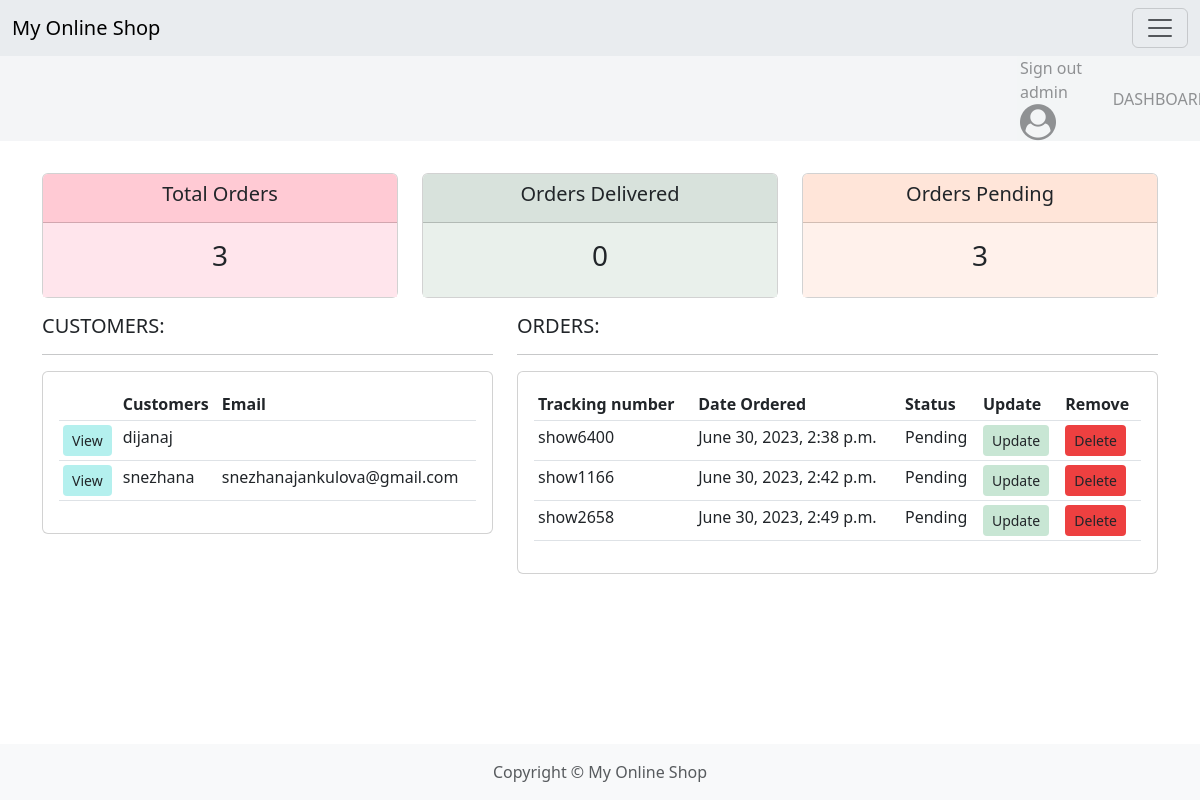
The page /dashboard/ (signed in) on the database its author committed.
### eshop/models.py (models this page shows, shortened)
class Customer(models.Model):
    user = models.OneToOneField(User, on_delete=models.CASCADE, blank=True, null=True)
    date_created = models.DateTimeField(auto_now=True, blank=True, null=True)

class Order(models.Model):
    cart = models.ForeignKey(Cart, on_delete=models.CASCADE, related_name='orders', blank=True, null=True)
    customer = models.ForeignKey(Customer, on_delete=models.CASCADE, blank=True, null=True, related_name="orders")
    order_items = models.ManyToManyField(CartItem, related_name='orders', blank=True, null=True)
    fname = models.CharField(max_length=255, blank=True, null=True)
    lname = models.CharField(max_length=255, blank=True, null=True)
    email = models.CharField(max_length=255, blank=True, null=True)
    phone = models.CharField(max_length=255, blank=True, null=True)
    address = models.TextField(null=True, blank=True)
    city = models.CharField(max_length=255, blank=True, null=True)
    state = models.CharField(max_length=255, blank=True, null=True)
    country = models.CharField(max_length=255, blank=True, null=True)
    pincode = models.CharField(max_length=255, blank=True, null=True)
    status = models.CharField(choices=STATUS, max_length=200, null=True, default="Pending")
    total_price = models.FloatField(null=True, blank=True)
    tracking_no = models.CharField(max_length=255, null=True)
    created_at = models.DateTimeField(auto_now=True)

### eshop/views.py (the view)
# urls.py: path("dashboard/", homeadmin, name="dashboard"),
def homeadmin(request):
    if request.user.is_superuser:
        orders = Order.objects.all()
        customers = Customer.objects.all()
        total_customers = customers.count()
        total_orders = orders.count()
        delivered = orders.filter(status="Delivered").count()
        pending = orders.filter(status="Pending").count()
        context = {"orders": orders, "customers": customers, "total_orders": total_orders,
                   "total_customers": total_customers, "delivered": delivered, "pending": pending}
        return render(request, "dashboard.html", context=context)
    else:
        return HttpResponseForbidden("Permission denied")

### templates/dashboard.html
{% extends "main.html" %}
{% block content %}
    {% include "status.html" %}
<div class="container">
    <div class="row">
    <div class="col-md-5">
        <h5>CUSTOMERS:</h5>
        <hr>
        <div class="card card-body">
            <table class="table table-sm">
                <tr>
                    <th></th>
                    <th>Customers</th>
                    <th>Email</th>
                </tr>
                 {% for customer in customers %}
                    <tr>
                        <td><a class="btn btn-sm" style="background-color: #b4f0ee" href="{% url 'customer' customer.id %}">View</a></td>
                        <td>{{ customer.user.username }}</td>
                        <td>{{ customer.user.email }}</td>
                    </tr>
                {% endfor %}
            </table>
        </div>
    </div>
        <div class="col-md-7">
        <h5>ORDERS:</h5>
        <hr>
        <div class="card card-body">
            <table class="table table-sm">
                <tr>
                    <th>Tracking number</th>
                    <th>Date Ordered</th>
                    <th>Status</th>
                    <th>Update</th>
                    <th>Remove</th>
                </tr>
              {% for order in orders %}
                    <tr>
                        <td>{{ order.tracking_no }}</td>
                        <td>{{ order.created_at}}</td>
                        <td>{{ order.status }}</td>
                        <td> <a class="btn btn-sm" style="background-color: #c8e6d4" href="{% url 'update_order' order.id %}">Update</a> </td>
                        <td> <a class="btn btn-sm" style="background-color: #ed4040" href="{% url 'delete_order' order.id %}">Delete</a> </td>
                    </tr>
                {% endfor %}
            </table>
        </div>
    </div>
    </div>
</div>
    <br>
{% endblock %}

### templates/main.html (shortened to what this page needs)
<!DOCTYPE html>
<html lang="en">
<head>
    <link rel="stylesheet" href="https://cdnjs.cloudflare.com/ajax/libs/font-awesome/4.7.0/css/font-awesome.min.css">
    <link href="https://cdn.jsdelivr.net/npm/bootstrap@5.3.0-alpha3/dist/css/bootstrap.min.css" rel="stylesheet">
</head>
<body class="d-flex flex-column min-vh-100">
<nav class="navbar bg-body-secondary fixed-top mb-5">
    <div class="container-fluid ">
        <a class="navbar-brand" href="/"> My Online Shop</a>
        <button class="navbar-toggler" type="button" data-bs-toggle="offcanvas" data-bs-target="#offcanvasNavbar" aria-controls="offcanvasNavbar" aria-label="Toggle navigation">
            <span class="navbar-toggler-icon"></span>
        </button>
    </div>
</nav>
<div class="row justify-content-end mb-2 mt-5 bg-body-secondary opacity-50">
        {% if request.user.is_authenticated %}
            <div class="col-1 mt-2">Sign out {{ request.user }} <a class="navbar-brand" href="{% url 'logout' %}"><i class="fa fa-user-circle" style="font-size:36px"></i></a></div>
        {% else %}
            <div class="col-1 mt-2">Sign in <a class="navbar-brand" href="{% url 'login' %}"><i class="fa fa-user-circle" style="font-size:36px"></i></a></div>
        {% endif %}
        {% if not request.user.is_superuser %}
            <div class="col-1 mt-2"><a class="navbar-brand" href="{% url 'cart' %}"><i class="fa fa-shopping-cart" style="font-size:36px"></i></a>
            <span class="badge badge-pill badge-danger " style="background-color: red">{{ request.user.customer.get_cart_count }}</span>
            </div>
        {% else %}
            <div class="col-1 mt-2 d-flex justify-content-center align-items-center"><a class="navbar-brand" href="{% url 'dashboard' %}">DASHBOARD</a></div>
        {% endif %}
</div>
{% block content %}{% endblock %}
<footer class="footer mt-auto py-3 bg-light">
    <div class="container text-center">
        <span class="text-muted">Copyright © My Online Shop</span>
    </div>
</footer>
</body>
</html>

### rows shown on the page
Customer: user.username "dijanaj"
Customer: user.username "snezhana", user.email "snezhanajankulova@gmail.com"
Order: tracking_no "show6400", created_at "June 30, 2023, 2:38 p.m.", status "Pending"
Order: tracking_no "show1166", created_at "June 30, 2023, 2:42 p.m.", status "Pending"
Order: tracking_no "show2658", created_at "June 30, 2023, 2:49 p.m.", status "Pending"

### other values the page prints
{{ request.user }} "admin"
{{ total_orders }} "3"
{{ delivered }} "0"
{{ pending }} "3"
